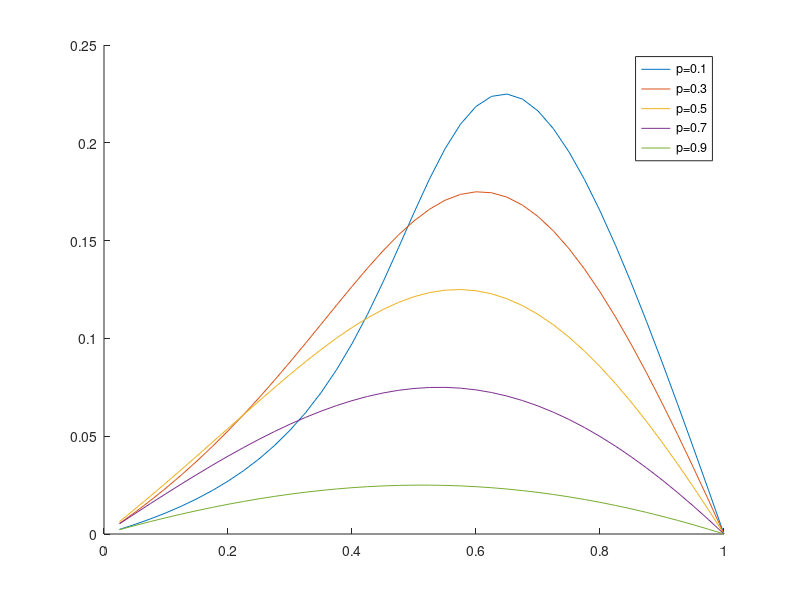

Write MATLAB code to recreate this figure.
probability=[0.1 0.3 0.5 0.7 0.9];
d=[0:0.025:1];
Pac=zeros(length(probability),length(d));
for i=1:length(probability)
    p=probability(i);
    Pac(i,:)=(((1-p).*(3.*d-2.*d.^2)-1)-((1-p).*d-1).*sqrt(1-4.*(1-p).*d.*(1-d)))./(2.*(1-p).*d.^2);
end
figure;
hold on;
plot(d,Pac(1,:),'',d,Pac(2,:),'',d,Pac(3,:),'',d,Pac(4,:),'',d,Pac(5,:),'');
legend('p=0.1','p=0.3','p=0.5','p=0.7','p=0.9');    
    
